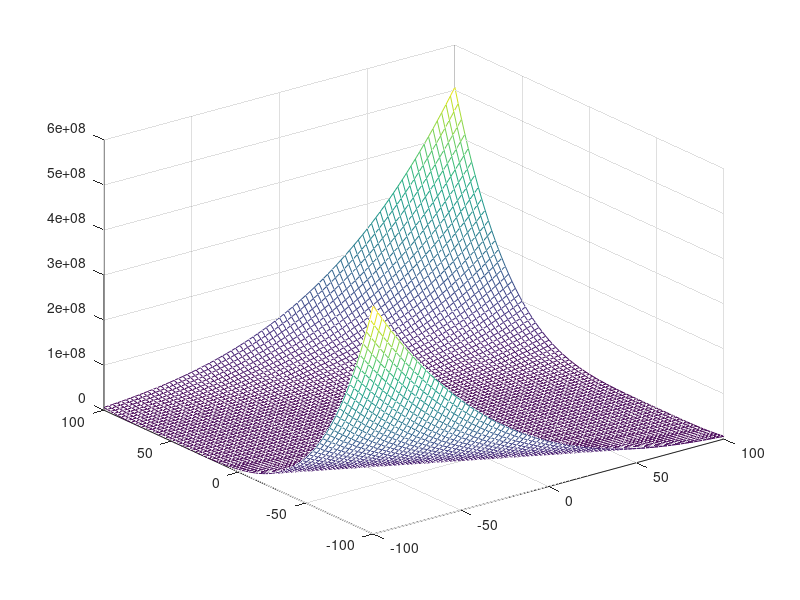
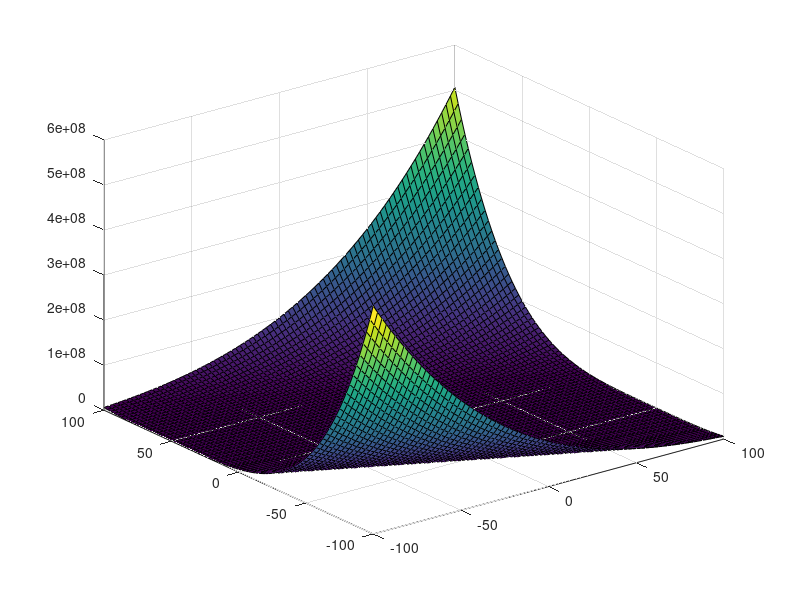

Source code (MATLAB) for these figures, in order:
clc;clear;close all;

[X1,X2] = meshgrid(linspace(-100,100,81));
T = .5*1*X1+.5*2*X2;
Z = X1.^2+X2.^2+T.^2+T.^4;

mesh(X1,X2,Z);%线框图
figure();
surf(X1,X2,Z);%表面图
